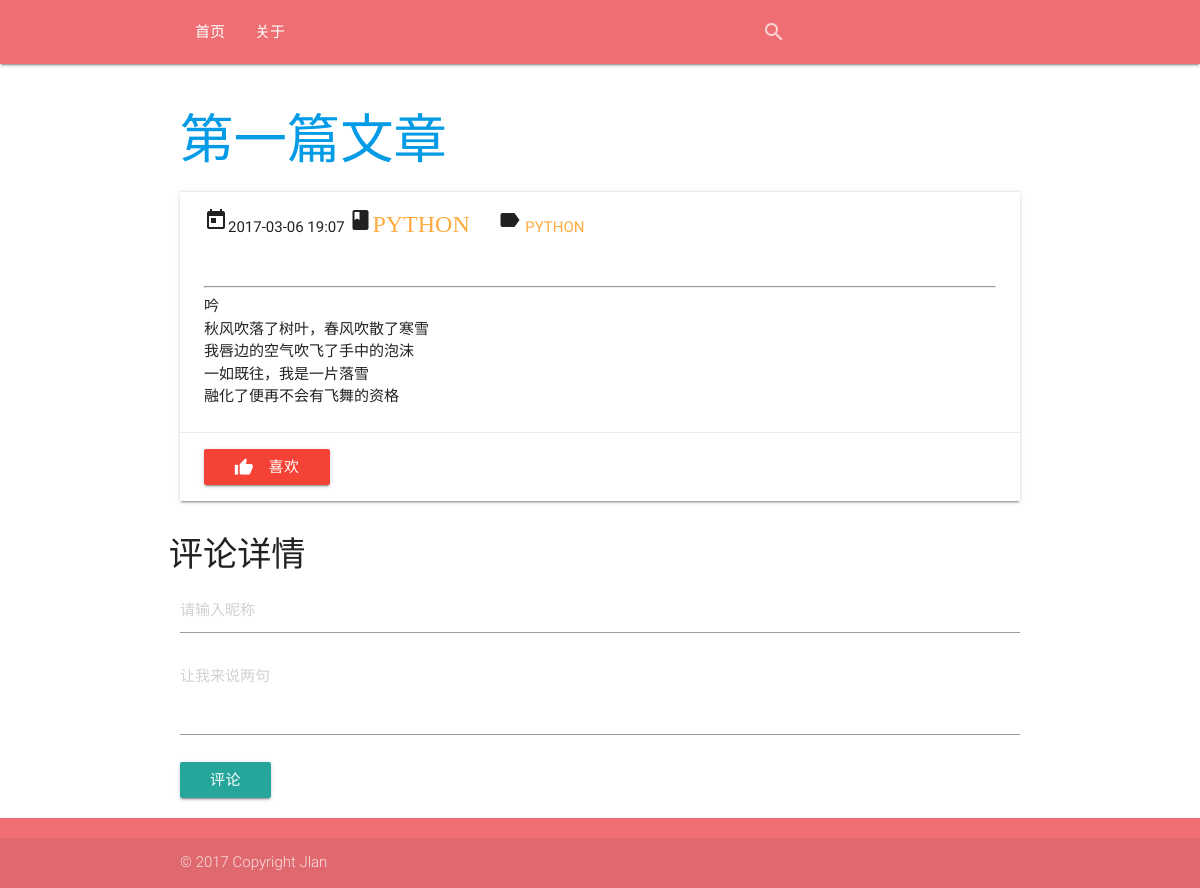
The app's page /article/1 with its own data.
### app/models.py (models this page shows, shortened)
class Article(models.Model):
    STATUS_CHOICES = (
        ('0', '发布'),
        ('1', '草稿'),
    )   # 文章的状态
    title = models.CharField('标题', max_length=100)
    body = models.TextField('正文')
    created_time = models.DateTimeField('创建时间', auto_now_add=True)
    last_modified_time = models.DateTimeField('修改时间', auto_now=True)
    status = models.CharField('文章状态', max_length=1, default='0', choices=STATUS_CHOICES)
    abstract = models.CharField('摘要', max_length=54, blank=True, null=True,
                                help_text="可选项，若为空格则摘取正文钱54个字符")
    views = models.PositiveIntegerField('浏览量', default=0)
    likes = models.PositiveIntegerField('点赞数', default=0)
    topped = models.BooleanField('置顶', default=False)
    category = models.ForeignKey('Category', verbose_name='分类',
                                 null=True,
                                 on_delete=models.SET_NULL)
    tags = models.ManyToManyField('Tag', verbose_name='标签集合', blank=True)
    class Meta:
        ordering = ['-last_modified_time']

class Category(models.Model):
    name = models.CharField('类名', max_length=20)
    created_time = models.DateTimeField('创建时间', auto_now_add=True)
    last_modified_time = models.DateTimeField('修改时间', auto_now=True)
    def __str__(self):
        return self.name

class Tag(models.Model):
    name = models.CharField('标签名', max_length=20)
    created_time = models.DateTimeField('创建时间', auto_now_add=True)
    last_modified_time = models.DateTimeField('修改时间', auto_now=True)

### app/views.py (the view)
# urls.py: url(r'^article/(?P<article_id>\d+)$', views.ArticleDetailView.as_view(), name='detail'),
class ArticleDetailView(DetailView):
    model = Article
    template_name = 'blog/detail.html'
    context_object_name = "article"
    pk_url_kwarg = 'article_id'
    def get_object(self, queryset=None):
        obj = super(ArticleDetailView, self).get_object()
        obj.views += 1
        obj.save()
        return obj
    def get_context_data(self, **kwargs):
        kwargs['comment_list'] = self.object.blogcomment_set.all()
        kwargs['form'] = BlogCommentForm()
        kwargs['category_list'] = Category.objects.all().order_by('name')
        kwargs['tag_list'] = Tag.objects.all().order_by('name')
        return super(ArticleDetailView, self).get_context_data(**kwargs)

### app/forms.py
class BlogCommentForm(forms.ModelForm):
    class Meta:
        model = BlogComment
        fields = ['user_name', 'body']
        widgets = {
            'user_name': forms.TextInput(attrs={
                'class': 'validate',
                'placeholder': '请输入昵称',
                'aria-describedby': 'sizing-addon1'
            }),
            'body': forms.Textarea(attrs={
                'placeholder': '让我来说两句',
                'class': 'validate materialize-textarea',
                'rows': 2
            }),
        }

### app/templatetags/custom_markdown.py (called while the page is built)
@register.filter(is_safe=True)  #注册template filter
@stringfilter  #希望字符串作为参数
def custom_markdown(value):
    return mark_safe(markdown.markdown(value,
        extensions = ['markdown.extensions.fenced_code', 'markdown.extensions.codehilite'],
                                       safe_mode=True,
                                       enable_attributes=False))

### app/templates/blog/detail.html
{% extends 'blog/base.html' %}
{% load custom_markdown %}
{% block content %}
<div class="container">
    <div class="row">
        <div class="col s12 m12">
          <h2 class="header"><a href="{% url 'app:detail' article.pk %}">{{ article.title }}</a></h2>
          <div class="card">
            <div class="card-action">
              <div class="article-meta">
                <i class="material-icons">today</i>{{ article.created_time|date:"Y-m-d H:i" }}
                <i class="material-icons">class<a href="{% url 'app:category' article.category.id %}">{{ article.category }}</a></i>
                <i class="material-icons">label</i>
                {% for tag in article.tags.all %}
                    <a href="{% url 'app:tag' tag.id %}">{{ tag.name }}</a>
                {% endfor %}
              </div>
            </div>
            <div class="card-content">
                <hr>
                <p>{{ article.body | custom_markdown }}</p>
            </div>
            <div class="card-action">
                <a class="red waves-effect waves-light btn"><i class="material-icons left">thumb_up</i>喜欢</a>
            </div>
          </div>
          </div>
    </div>
    {% include 'blog/comment.html' %}
</div>
{% endblock content %}

### records on screen
Article: title "第一篇文章", created_time "2017-03-06 19:07", category "PYTHON", body|custom_markdown "吟 秋风吹落了树叶，春风吹散了寒雪 我唇边的空气吹飞了手中的泡沫 一如既往，我是一片落雪 融化了便再不会有飞舞的资格"
Tag: name "PYTHON"
